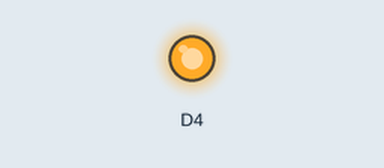
Recording of a sketch running on a simulated ESP8266 (NodeMCU). Parts: output pins drawn as LEDs (lit = HIGH).

Above: at 0.2 s.
At 27.5 s:
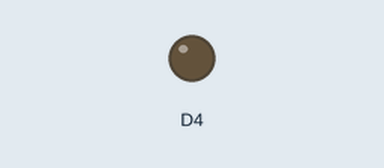
Timing chart, 0 to 29.9 s (numbered marks = the images above):
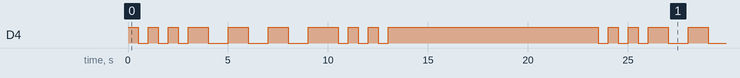

Measured:
- by itself, D4: repeats every 23.0 s: 2 × (HIGH 0.50 s, LOW 0.50 s), 3 × (HIGH 1.0 s, LOW 1.0 s), HIGH 1.5 s, 2 × (LOW 0.50 s, HIGH 0.50 s), LOW 0.50 s, HIGH 10.5 s, LOW 0.50 s
- by itself, everything shown: repeats every 23.0 s, in 18 steps

The sketch:

SOS_Light.ino
```cpp
void setup() {
  // put your setup code here, to run once:
  pinMode(D4, OUTPUT);
  digitalWrite(D4, HIGH);
}

void loop() {
  // put your main code here, to run repeatedly:
  digitalWrite(D4, HIGH);
  delay(500);
  digitalWrite(D4, LOW);
  delay(500);
  digitalWrite(D4, HIGH);
  delay(500);
  digitalWrite(D4, LOW);
  delay(500);
  digitalWrite(D4, HIGH);
  delay(500);
  digitalWrite(D4, LOW);
  delay(500);
  digitalWrite(D4, HIGH);
  delay(1000);
  digitalWrite(D4, LOW);
  delay(1000);
  digitalWrite(D4, HIGH);
  delay(1000);
  digitalWrite(D4, LOW);
  delay(1000);
  digitalWrite(D4, HIGH);
  delay(1000);
  digitalWrite(D4, LOW);
  delay(1000);
  analogWrite(D4, 255);
  delay(1000);
  digitalWrite(D4, HIGH);
  delay(500);
  digitalWrite(D4, LOW);
  delay(500);
  digitalWrite(D4, HIGH);
  delay(500);
  digitalWrite(D4, LOW);
  delay(500);
  digitalWrite(D4, HIGH);
  delay(500);
  digitalWrite(D4, LOW);
  delay(500);
  analogWrite(D4, 255);
  delay(10000);


}
```
